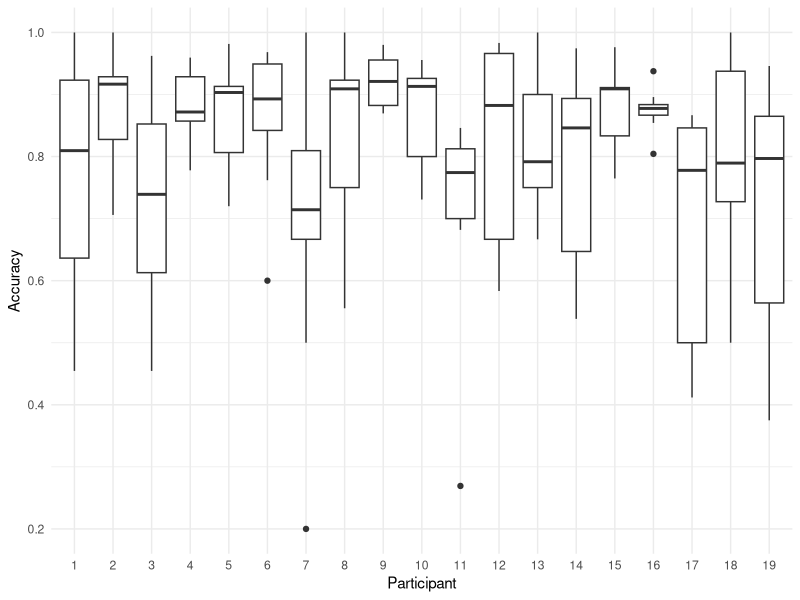
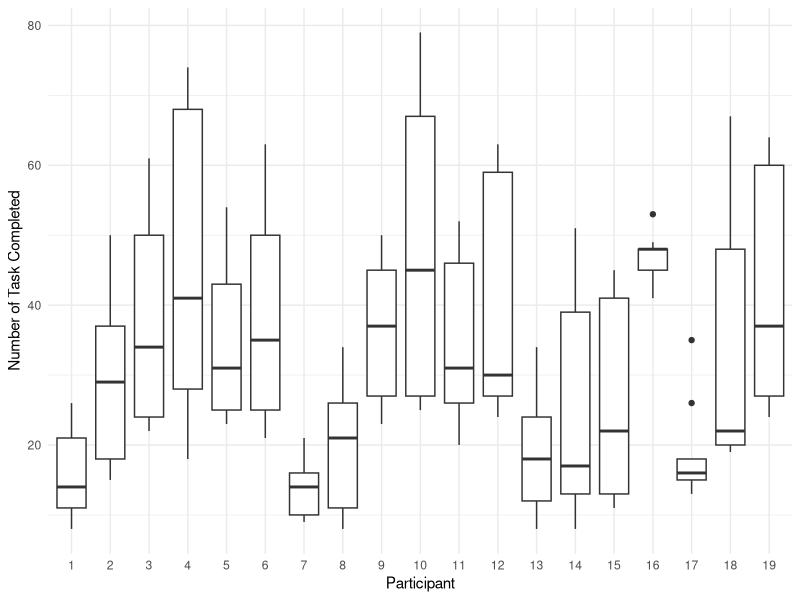
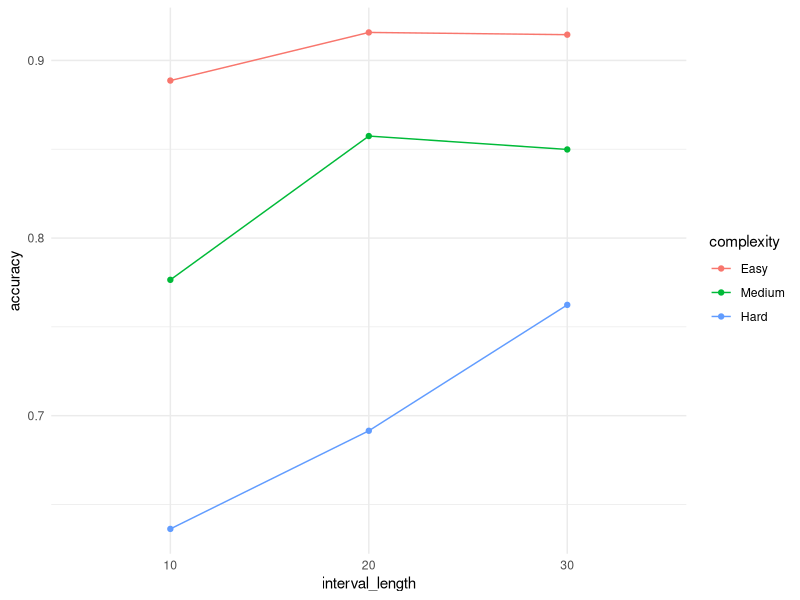
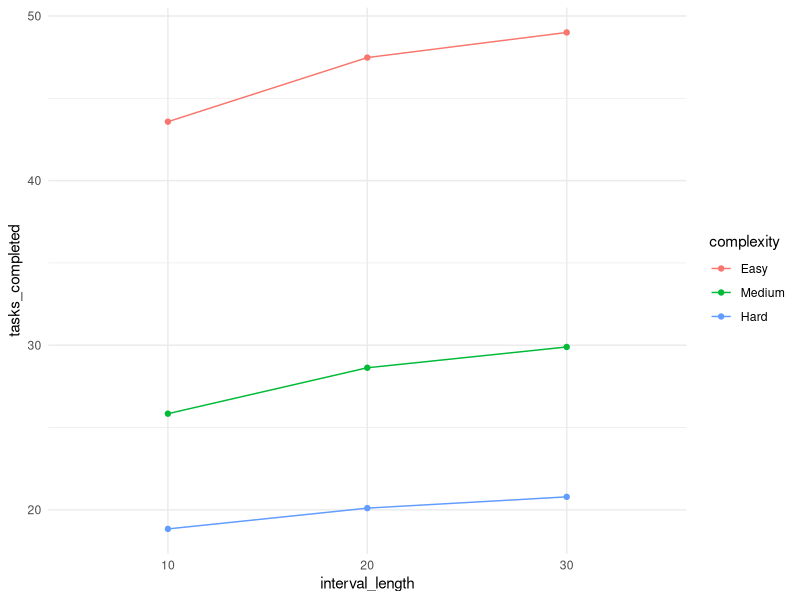
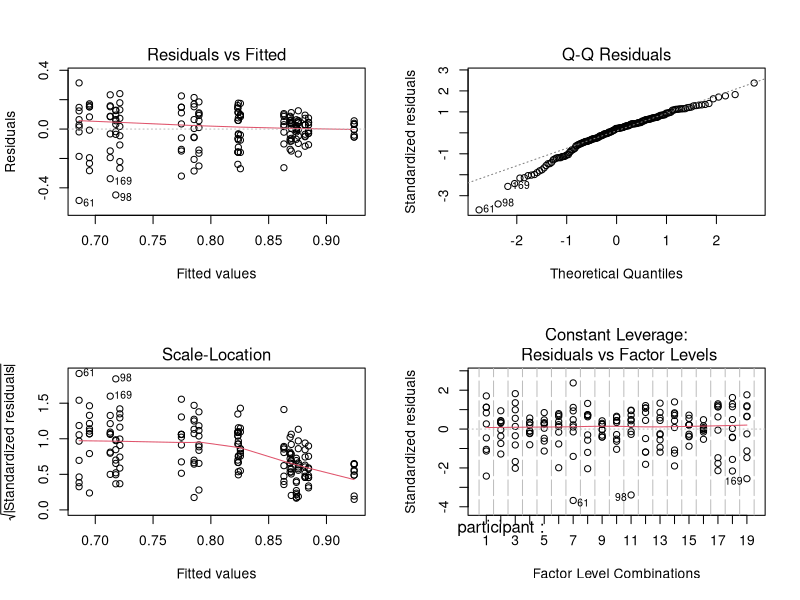
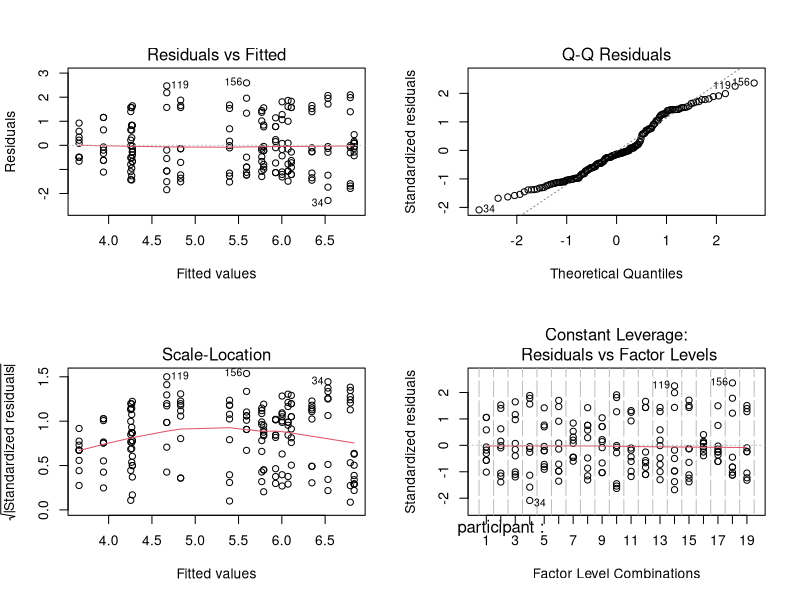
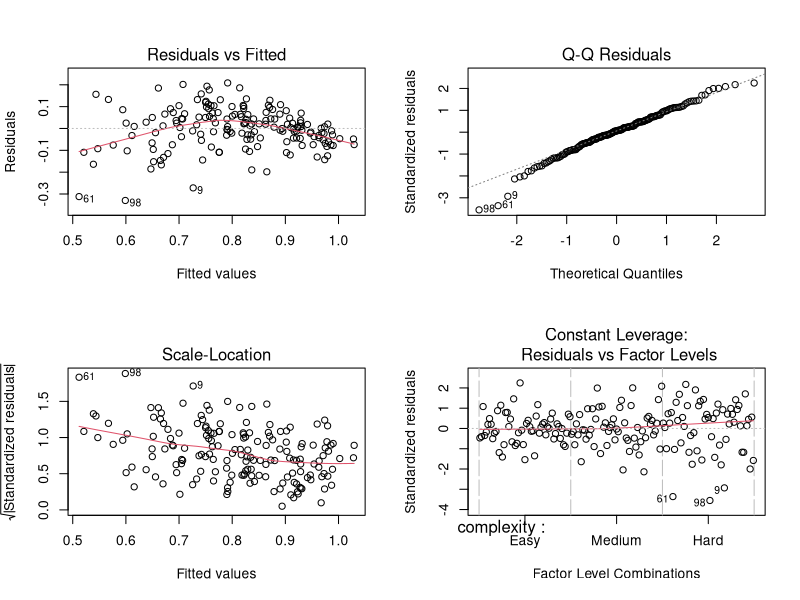
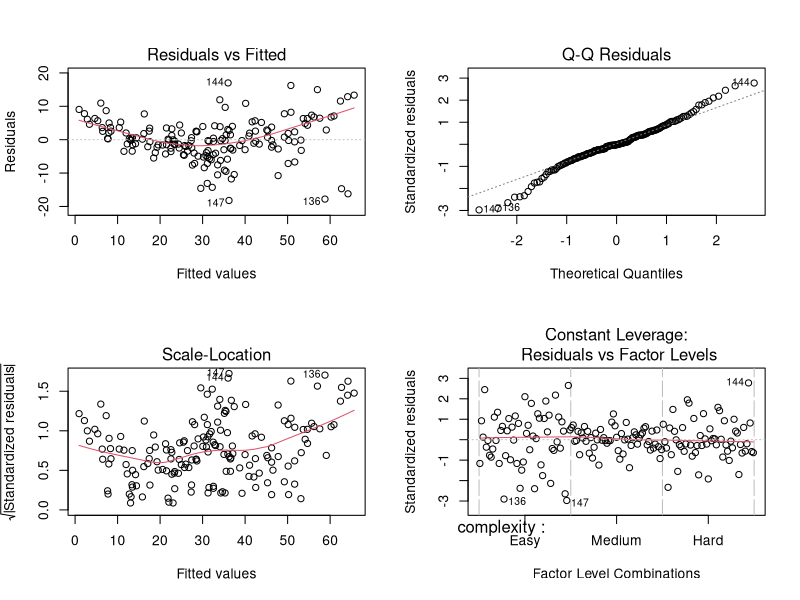

Recreate these plots in R, in order.
# Imports
library(tidyverse)
library(emmeans)

# Read data
within_2f <- read_csv("participant_accuracy.csv")

# Convert to categorical variables
within_2f <- within_2f %>%
  mutate(
    participant = factor(participant),
    complexity = factor(complexity,
                        levels = c("Easy", "Medium", "Hard")),
    interval_length = factor(interval_length,
                             levels = c(10,20,30))
  )

# Exploring participant effects and accuracy
ggplot(within_2f, aes(x = participant, y = accuracy)) +
  geom_boxplot() +
  theme_minimal() +
  labs( x = "Participant" ,
        y = "Accuracy" )

# Exploring participant effects and number of tasks completed
ggplot(within_2f, aes(x = participant, y = tasks_completed)) +
  geom_boxplot() +
  theme_minimal() +
  labs( x = "Participant" ,
        y = "Number of Task Completed" )

# Interaction Plot, parallel lines indicate no significant interaction
# interval_length
ggplot(within_2f, aes(x = interval_length, y = accuracy, color = complexity, group = complexity)) +
  stat_summary(fun = mean, geom = "line") +
  stat_summary(fun = mean, geom = "point") +
  theme_minimal()

# complexity
ggplot(within_2f, aes(x = interval_length, y = tasks_completed, color = complexity, group = complexity)) +
  stat_summary(fun = mean, geom = "line") +
  stat_summary(fun = mean, geom = "point") +
  theme_minimal()

# CHECK PARTICIPANT BASELINE DIFFERENCES
# Accuracy
within_2f <- within_2f %>%
  group_by(participant) %>%
  mutate(
    accuracy_minmax = ifelse(
      max(accuracy, na.rm = TRUE) == min(accuracy, na.rm = TRUE),
      0,
      (accuracy - min(accuracy, na.rm = TRUE)) /
        (max(accuracy, na.rm = TRUE) - min(accuracy, na.rm = TRUE))
    )
  ) %>%
  ungroup()

participant_diff_accuracy <- aov(((accuracy)) ~ participant, data = within_2f)
summary(participant_diff_accuracy)
par(mfrow = c(2,2))
plot(participant_diff_accuracy)

# Tasks Completed
participant_diff_tasks_completed <- aov(sqrt(tasks_completed) ~ participant, data = within_2f)
summary(participant_diff_tasks_completed)
par(mfrow = c(2,2))
plot(participant_diff_tasks_completed)


# CHECK INTERACTION EFFECTS (accuracy)
accuracy_blocked <- aov(accuracy~complexity*interval_length + participant, 
                        data=within_2f)
summary(accuracy_blocked) 
# Diagnostic
par(mfrow = c(2,2))
plot(accuracy_blocked)

# CHECK INTERACTION EFFECTS (# completed tasks)
tasks_completed_blocked <- aov(tasks_completed~complexity*interval_length + participant, 
                        data=within_2f)
summary(tasks_completed_blocked) 
par(mfrow = c(2,2))
plot(tasks_completed_blocked)
# Square root transformation (addresses unequal variance)
# test if significant values in ANOVA results in original and sqrt transform correspond 
tasks_completed_blocked_sqrt <- aov(sqrt(tasks_completed)~complexity*interval_length + participant, 
                             data=within_2f)
summary(tasks_completed_blocked_sqrt) 
par(mfrow = c(2,2))
plot(tasks_completed_blocked_sqrt) # sqrt fixes variance and normality (mostly)

# Main effect - complexity
complexity_main <- emmeans(accuracy_blocked, ~ complexity)
pairs(complexity_main, adjust = "tukey")
complexity_main <- emmeans(tasks_completed_blocked, ~ complexity)
pairs(complexity_main, adjust = "tukey")
# All complexity pairs are significant

# Main effect - interval_length
interval_length_main <- emmeans(accuracy_blocked, ~ interval_length)
pairs(interval_length_main, adjust = "tukey")
interval_length_main <- emmeans(tasks_completed_blocked, ~ interval_length)
pairs(interval_length_main, adjust = "tukey")
# interval_length 20 and 30 are not significant

# Regression on accuracy
summary(lm(accuracy ~ complexity * interval_length + participant, data = within_2f))
# Regression on tasks completed
summary(lm(tasks_completed ~ complexity * interval_length + participant, data = within_2f))
